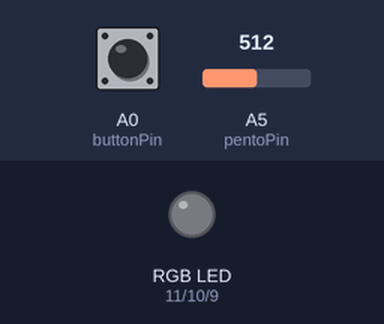
The sketch below on a simulated Arduino Uno, built with avr-gcc and run on an emulated ATmega328P. Shown: an RGB LED mixed from three pins (HIGH = lit). The inputs (shaded band) are chosen by the test bench; at power-on: A0 (buttonPin) HIGH, A5 (pentoPin) = 512. Dim RGB values are drawn brighter than linear.

Above: at 1.2 s.
1.3 s: A0 (buttonPin) pulled LOW for 1 s
At 3.4 s:
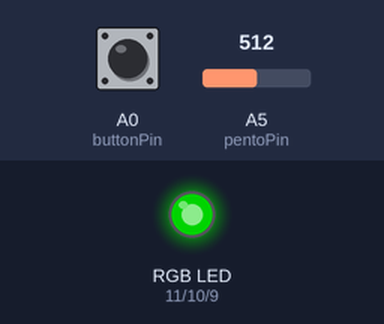
4.3 s: A5 (pentoPin) set to 716
At 5.5 s:
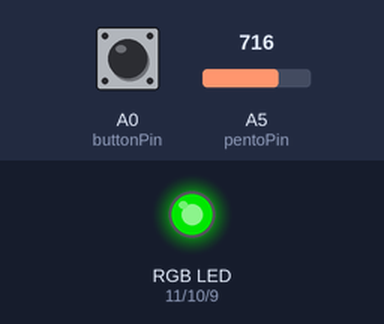
5.8 s: A0 (buttonPin) pulled LOW for 0.15 s
At 7.1 s:
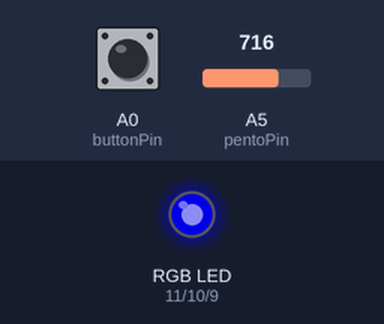
7.4 s: A5 (pentoPin) set to 900
At 7.9 s:
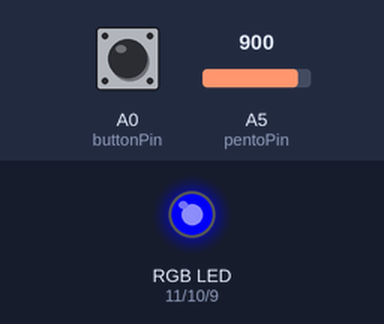
8.9 s: A0 (buttonPin) pulled LOW for 0.15 s
At 9.7 s:
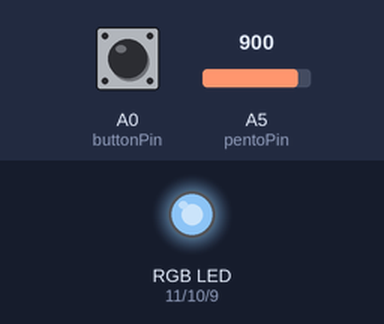
10.5 s: A0 (buttonPin) pulled LOW for 3.2 s
At 15.2 s:
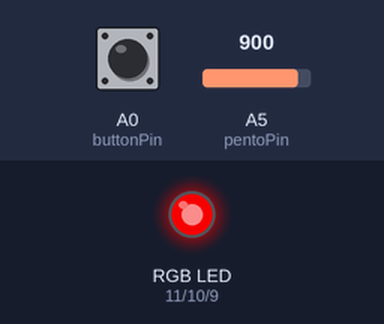
Timing chart, 0 to 16.2 s (numbered marks = the images above; inputs shaded):
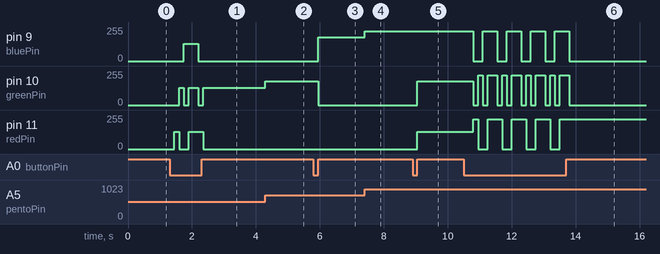

The sketch:

day7.ino
```cpp
/*
Example sketch 06
*/

// First we'll set up constants for the pin numbers.
// This will make it easier to follow the code below.

 // pushbutton pin
 const int buttonPin = A0;
 // potentiometer ("dimmer")
 const int pentoPin = A5;

 //RGB LED pins
 const int redPin = 11;
 const int greenPin = 10;
 const int bluePin = 9;

 int redValue;
 int greenValue;
 int blueValue;


//create a variable to store a counter and set it to 0
int counter = 0;
void setup()
{
  // Set up the pushbutton pins to be an input:
  pinMode(pentoPin, INPUT);
  pinMode(buttonPin, INPUT);
  digitalWrite(buttonPin,HIGH);   // set Internal pull-up

  // Set up the RGB pins to be an outputs:
  pinMode(redPin, OUTPUT);
  pinMode(greenPin,OUTPUT);
  pinMode(bluePin,OUTPUT);
}

/** r, g, b are values in the range 0..255
 *  set the values of the color intensity to each of the r g b
 *  si r es 255 y b y g son cero, la LED seria un rojo muy brillante
 *  segun vas añadiendo valores el color va cambiando
**/
void setColor(int r, int g, int b){
   analogWrite(redPin,r);
   analogWrite(greenPin,g);
   analogWrite(bluePin,b);
}

void loop()
{
  int pentValue = analogRead(pentoPin); // 0..1023  // si lo giramos, esta funcion reads the value
  pentValue = pentValue / 4;        // to make range smaller

 // local variable to hold the pushbutton states
  int buttonState;

  //read the digital state of buttonPin with digitalRead() function and store the           //value in buttonState variable
  buttonState = digitalRead(buttonPin);

  //if the button is pressed increment counter and wait a tiny bit to give us some          //time to release the button
  if (buttonState == LOW) // light the LED
  {
    counter++;
    delay(150);
  }

  //use the if satement to check the value of counter. If counter is equal to 0 all pins are off
  // si es cero hacemos que este off con setColor
  if(counter == 0)
  {
   setColor(0,0,0);

  }

  //else if counter is equal to 1, redPin is HIGH
  else if(counter == 1)
  {
    setColor(pentValue,0,0);
    // create a variable to store the value of the intensity of the red pin
    // setcolor pone la intensidad del rojo, y estamos guardando esa intensidad en esta variable
   redValue = pentValue;
  }

  //else if counter is equal to 2 greenPin is HIGH
  else if(counter ==2)
  {
    setColor(0,pentValue,0);
    greenValue = pentValue;
  }

  //else if counter is equal to 3 bluePin is HIGH
  else if(counter ==3)
  {
    setColor(0,0,pentValue);
    blueValue = pentValue;
  }

  else if (counter== 4){
    setColor(redValue, greenValue, blueValue);
    }

  //else reset the counter to 0 (which turns all pins off)
  else
  {
   counter =0;
  }


}
```

Measured:
- after the input at 1.3 s, pin 9 (bluePin): 0/255 → 128/255 after 0.45 s, → 0/255 0.45 s later; pin 10 (greenPin): goes 128/255 0.15 s, 0/255 0.15 s, 128/255 0.30 s, 0/255 0.15 s, then 128/255, starting after 0.30 s; pin 11 (redPin): 0/255 → 128/255 after 0.15 s, → 0/255 0.15 s later, → 128/255 0.30 s later, → 0/255 0.45 s later
- after the input at 4.3 s, pin 10 (greenPin): 128/255 → 179/255 at once
- after the input at 5.8 s, pin 9 (bluePin): 0/255 → 179/255 after 0.15 s; pin 10 (greenPin): 179/255 → 0/255 after 0.15 s
- after the input at 7.4 s, pin 9 (bluePin): 179/255 → 225/255 at once
- after the input at 8.9 s, pin 10 (greenPin): 0/255 → 179/255 after 0.15 s; pin 11 (redPin): 0/255 → 128/255 after 0.15 s
- after the input at 10.5 s, pin 9 (bluePin): alternates 225/255 for 0.45 s and 0/255 for 0.30 s, 9 changes in all, then stays 0/255, starting after 0.30 s; pin 10 (greenPin): 179/255 → 0/255 after 0.30 s, then repeats every 0.75 s: 225/255 0.15 s, 0/255 0.15 s, 225/255 0.30 s, 0/255 0.15 s, until it stays 0/255 from 13.8 s
